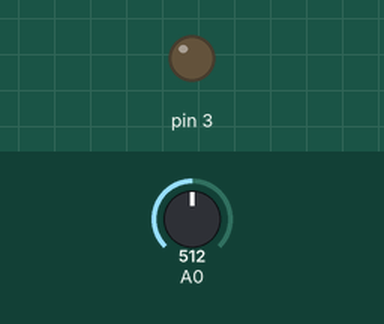
A sketch run on a simulated Arduino Uno, built with avr-gcc and run on an emulated ATmega328P. Shown: output pins drawn as LEDs (lit = HIGH). Inputs (shaded band) come from the test bench; at power-on: A0 = 512. What the sketch prints to the serial monitor is not drawn.

Above: at 0.1 s.
At 0.8 s:
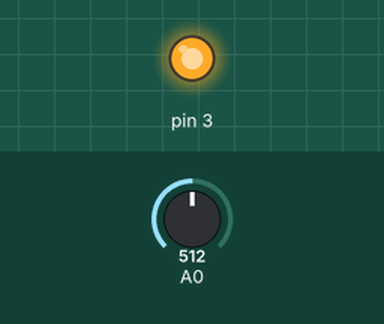
Timing chart, 0 to 2.3 s (numbered marks = the images above):
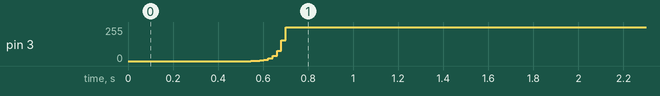

The sketch:

pid1.ino
```cpp
double kp = .01, ki = 0.0000001, dt = 0.001;
double userinputcurrent = 400;
double pController,iController,Output,Input, Setpoint, Error,voltage,userinputvoltage;
float current;


void setup() {
Serial.begin(9600);
pinMode(3 ,OUTPUT);
Setpoint = ((2.5 - ((userinputcurrent/100)*0.065))/0.0048);

}

void loop() {
  unsigned int x=0;
  float currentsensorvalue = 0.0;
  float avgsensorvalue =0.0;
  float sample =0.0;

   for(int x =0; x < 150; x++)
   {
    currentsensorvalue = analogRead(A0);
    sample = sample + currentsensorvalue;
   }
   avgsensorvalue = sample/150;
   current = (((2.5 - (avgsensorvalue * (5.0/1024.0)))/0.065)*1000)-90;
   Input = analogRead(A0);
   Error = abs(Setpoint - Input);
   pController = kp*dt;
   iController += iController + Error;
   Output = (pController + (ki*iController*dt));

   if (Output > 255)
   {
    Output =255;
   }
   else  if (Output <0)
   {
    Output = 0 ;
   }
   analogWrite(3, Output);
   Serial.println(Output);
   delay(1);


}
```

Measured:
- by itself, pin 3: moves from 0/255 to 255/255 over 0.16 s
